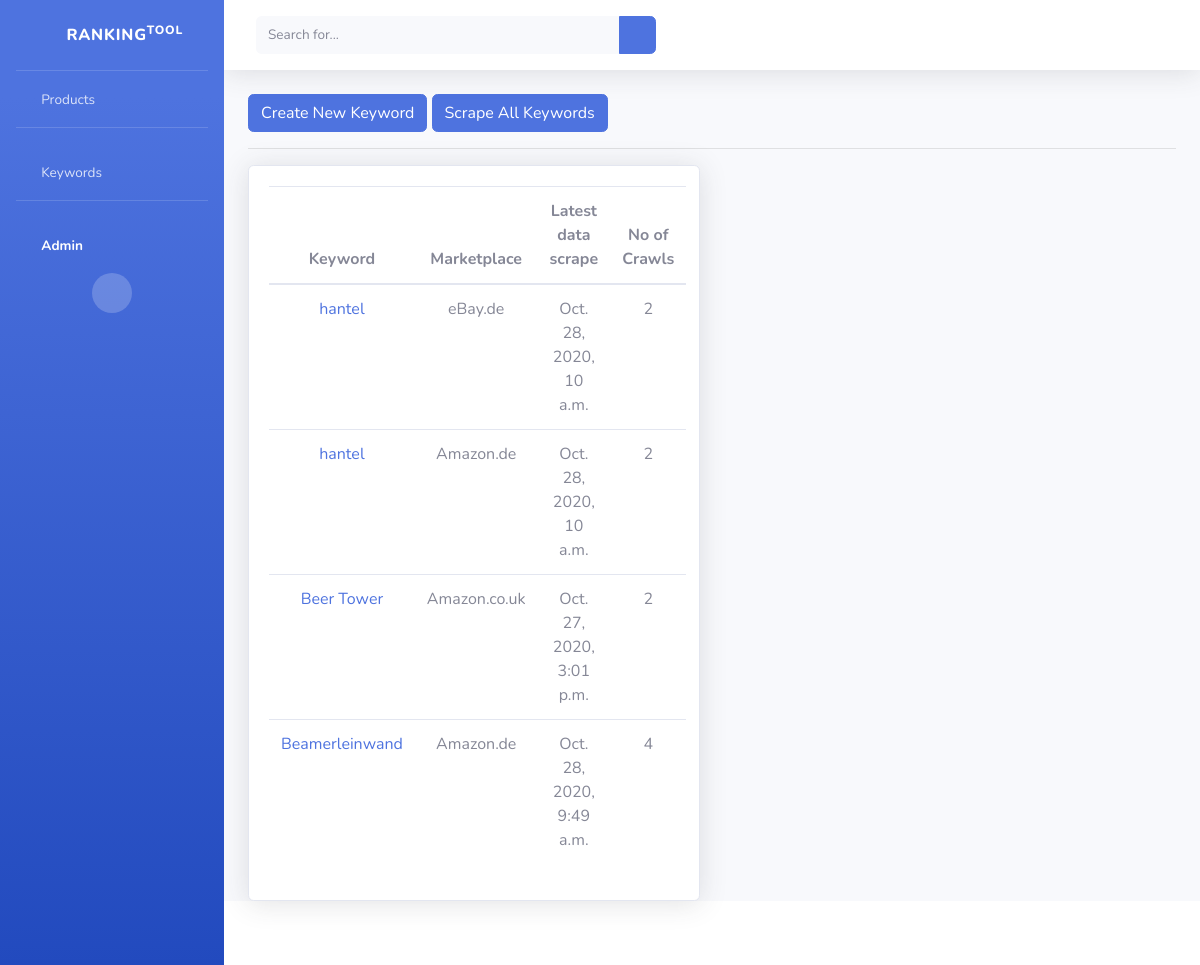
Page /keyword/ on the committed database.
### RankingTool/models.py (models this page shows, shortened)
class Keyword(models.Model):
    keyword = models.CharField(max_length=200,default="")
    marketplace = models.ForeignKey(Marketplace, on_delete=models.CASCADE, default=None, null=True, blank=True)
    class Meta:
        unique_together = ['keyword', 'marketplace']
    @property
    def latest_update(self):
        try:
            latest_crawl_date = KeywordCrawl.objects.filter(keyword__keyword=self.keyword).order_by('-date')[0].date
        except:
            latest_crawl_date = 0
        return latest_crawl_date
    @property
    def no_of_crawls(self):
        try:
            crawls = len(KeywordCrawl.objects.filter(keyword__keyword=self.keyword))
        except:
            crawls = 0
        return crawls

class Marketplace(models.Model):
    name = models.CharField(max_length=20, unique=True)
    url = models.CharField(max_length=200)
    country = models.CharField(max_length=20)

class KeywordCrawl(models.Model):
    keyword = models.ForeignKey(Keyword,default=None, on_delete= models.CASCADE)
    date = models.DateTimeField(default=datetime.now)
    products = models.ManyToManyField(ScrapeProduct)
    marketplace = models.ForeignKey(Marketplace, default=None, on_delete= models.CASCADE, null=True)

### RankingTool/views.py (the view)
# urls.py: path('keyword/', keyword_list_view, name="keyword-list"),
def keyword_list_view(request):
    keywords = Keyword.objects.all().order_by('-keyword')
    context = {
        'keywords': keywords
    }
    return render(request, "keyword/keyword_list.html", context)

### templates/keyword/keyword_list.html
{% extends 'base.html' %}
{% block content %}
<a class="btn btn-primary" href="{% url 'keyword-create' %}">Create New Keyword</a>
<a class="btn btn-primary" href="{% url 'scrape-all-keywords' %}">Scrape All Keywords</a>
<hr>
<div class="row">
  <div class="col-6">
    <div class="card shadow">
      <div class="card-body">
        <table class="table" style="text-align: center;">
          <thead>
            <tr>
              <th scope="col">Keyword</th>
              <th scope="col">Marketplace</th>
              <th scope="col">Latest data scrape</th>
              <th scope="col">No of Crawls</th>
            </tr>
          </thead>
          <tbody>
            {% for keyword in keywords %}
              <tr>
                <td><a href="{% url 'keyword-detail' keyword.id %}">{{ keyword.keyword}}</a></td>
                <td>{{ keyword.marketplace.name }}</td>
                <td>{{ keyword.latest_update}}</td>
                <td style="text-align: center;">{{ keyword.no_of_crawls }}</td>
              </tr>
            {% endfor %}
          </tbody>
        </table>
      </div>
    </div>
  </div>
</div>
{% endblock content %}

### rows in the picture
Keyword: keyword "hantel", marketplace.name "eBay.de", latest_update "Oct. 28, 2020, 10 a.m.", no_of_crawls "2"
Keyword: keyword "hantel", marketplace.name "Amazon.de", latest_update "Oct. 28, 2020, 10 a.m.", no_of_crawls "2"
Keyword: keyword "Beer Tower", marketplace.name "Amazon.co.uk", latest_update "Oct. 27, 2020, 3:01 p.m.", no_of_crawls "2"
Keyword: keyword "Beamerleinwand", marketplace.name "Amazon.de", latest_update "Oct. 28, 2020, 9:49 a.m.", no_of_crawls "4"
